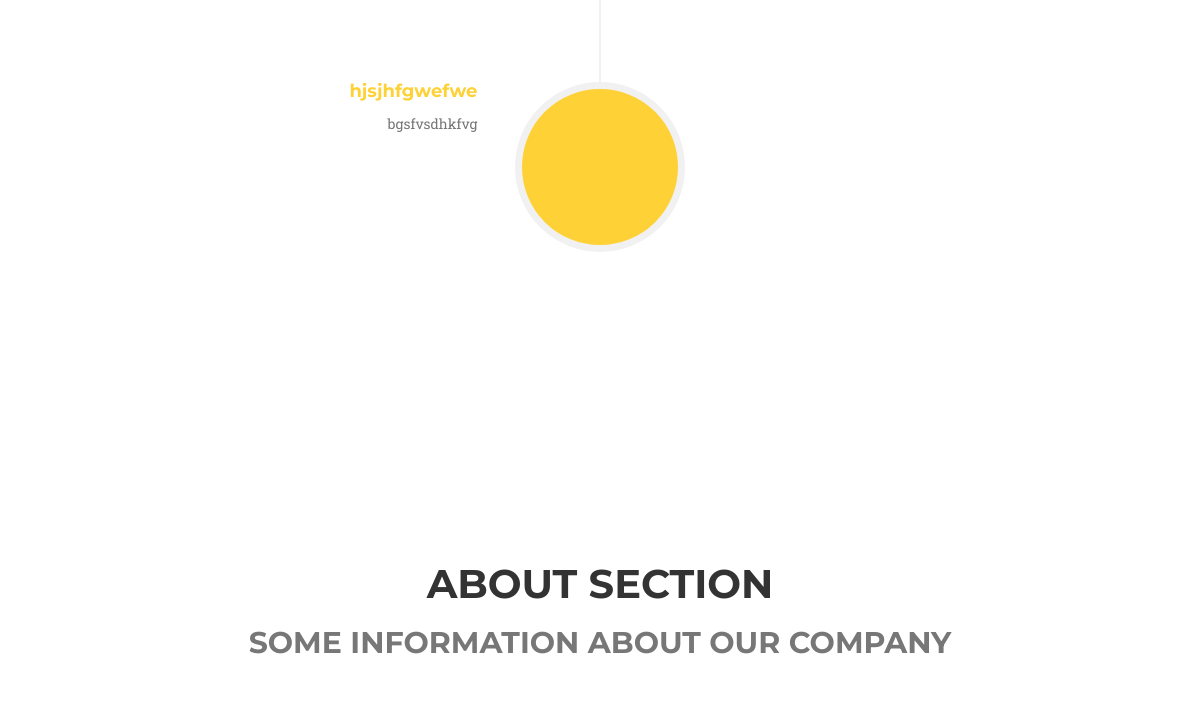
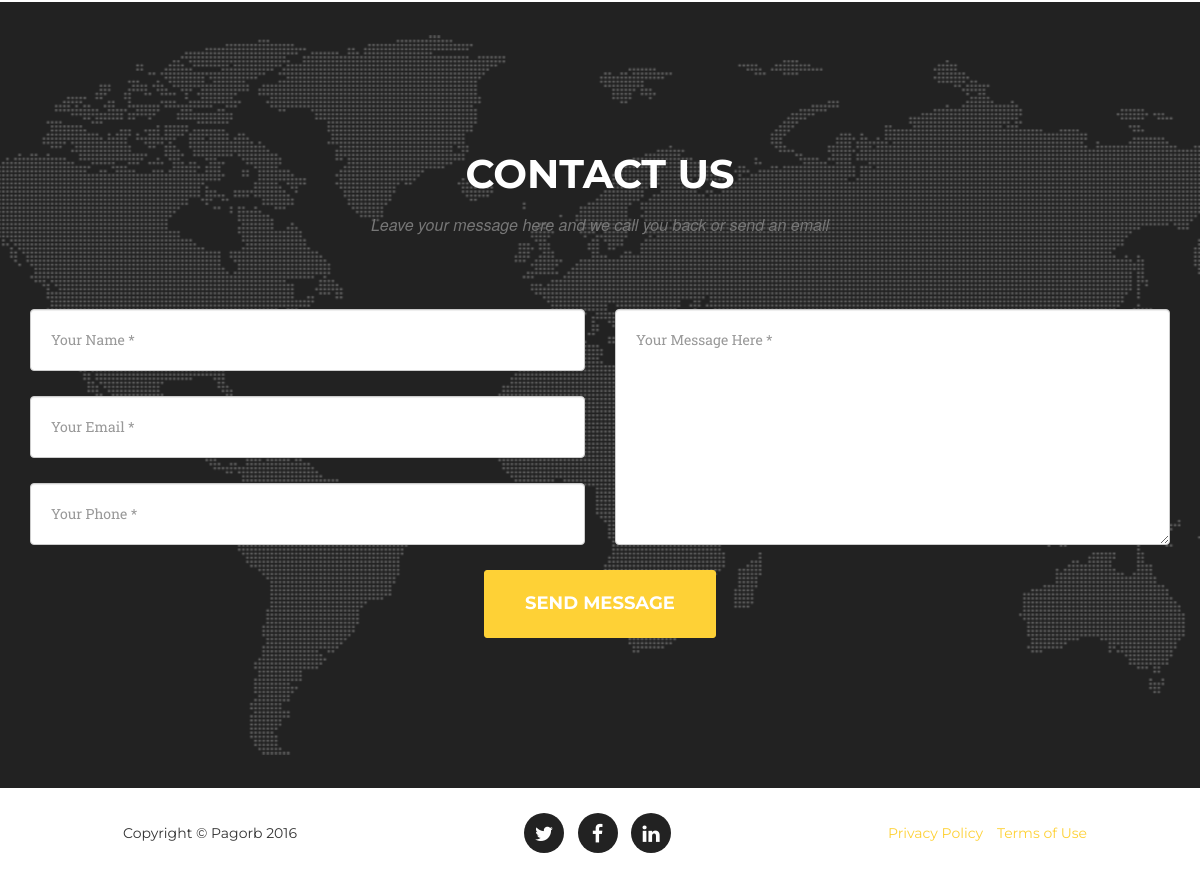
The app's page / (lower part), older data (2 pictures, top to bottom).
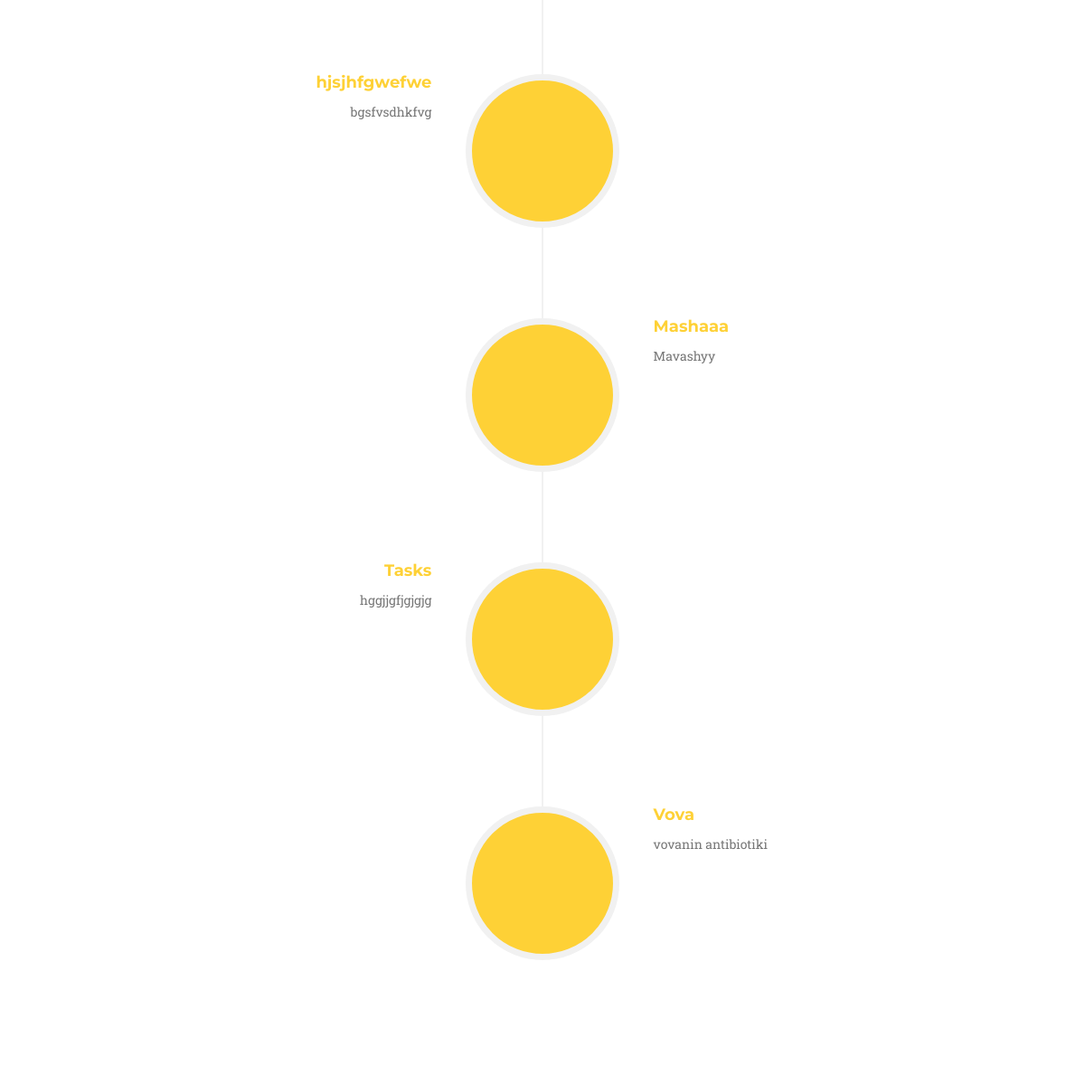
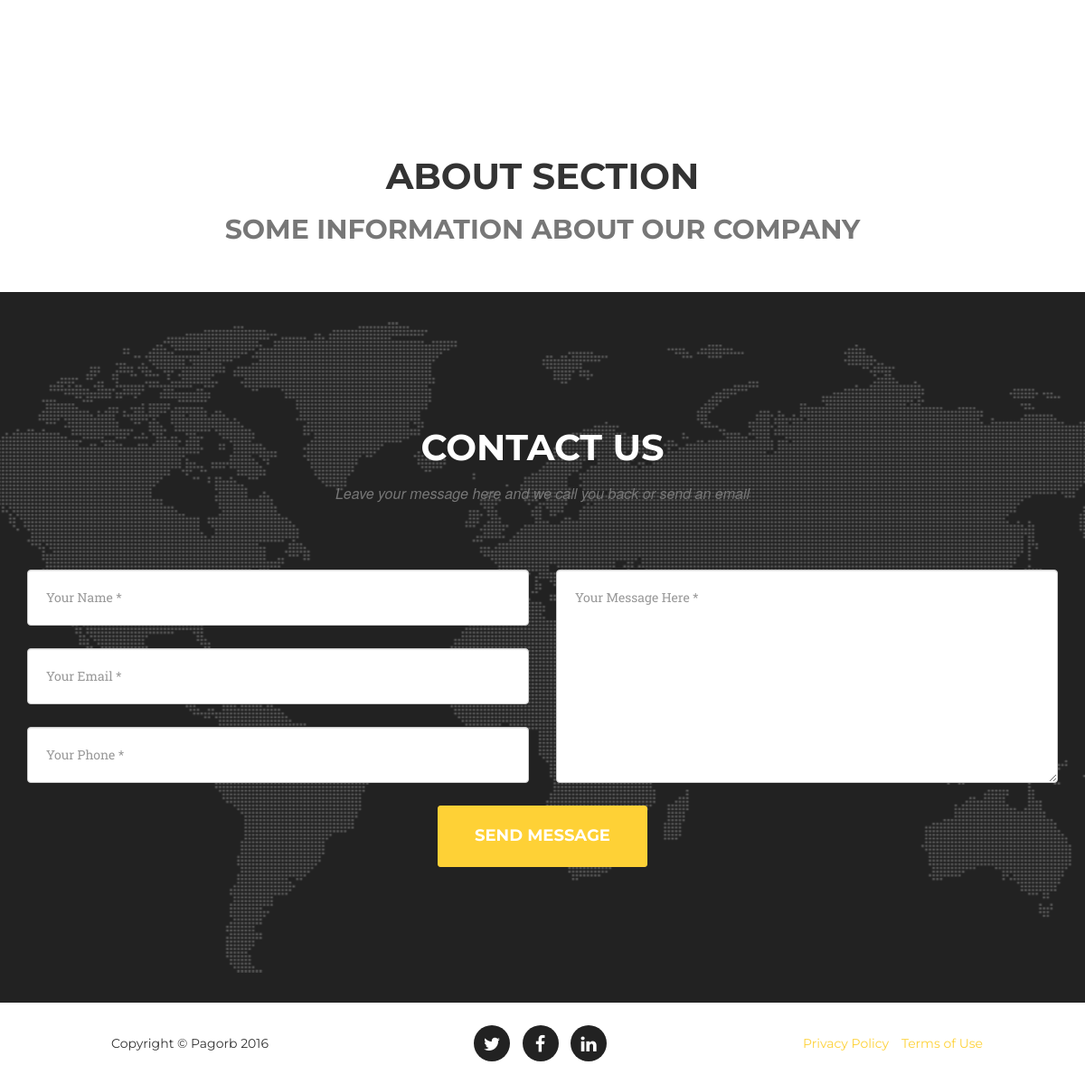
The same page, newer data (2 pictures, top to bottom).
### service/models.py (models this page shows, shortened)
class Enterprise(models.Model):
    name = models.CharField(max_length=200)
    description = models.CharField(max_length=500)

### pagorb/views.py (the view)
# urls.py: 2. Add a URL to urlpatterns:  url(r'^$', views.home, name='home')
def home(request):
    enterprise_list = Enterprise.objects.all()
    form = MessageForm(request.GET)
    if request.method == 'POST':
        form = MessageForm(request.POST)
        if form.is_valid():
            form.send()
            return redirect('home')
    context = {
        'enterprise_list': enterprise_list,
        'form': form,
               }
    return render(request, 'home.html', context)

### templates/home.html (shortened to what this page needs)
{% extends "base.html" %}
{% block service %}
    <section id="services">
         <div class="container">
            <div class="row">
                <div class="col-lg-12">
                    <ul class="timeline">
                        {% for i in enterprise_list %}
                            <li class="{% if forloop.counter|divisibleby:'2' %}timeline-inverted{% endif %}">
                            <div class="timeline-image">
                            </div>
                            <div class="timeline-panel">
                                <div class="timeline-heading">
                                    <h4 class="subheading"><a href="{% url 'enterprise' i.id %}">{{ i.name }}</a></h4>
                                </div>
                                <div class="timeline-body">
                                    <p class="text-muted">{{ i.description }}</p>
                                </div>
                            </div>
                        </li>
                        {% endfor %}
                    </ul>
                </div>
            </div>
        </div>
    </section>
{% endblock %}
{% block about %}
    <section id="about">
        <div class="col-lg-12 text-center">
            <h2 class="section-heading">About section</h2>
            <h2 class="text-muted" >Some information about our company</h2>
        </div>
    </section>
{% endblock %}
{% block contact %}
    <section id="contact">
        <div class="container">
            <div class="row">
                <div class="col-lg-12 text-center">
                    <h2 class="section-heading">Contact Us</h2>
                    <h3 class="section-subheading text-muted">Leave your message here and we call you back or send an email</h3>
                </div>
            </div>
            <div class="row">
                <div class="col-lg-12">
                    <form method="POST" >
                        <div class="row">
                            <div class="col-md-6">
                                <div class="form-group">
                                    {{ form.name}}
                                </div>
                                <div class="form-group">
                                    {{ form.mail }}
                                </div>
                                <div class="form-group">
                                    {{ form.phone }}
                                </div>
                            </div>
                            <div class="col-md-6">
                                <div class="form-group">
                                    {{ form.text }}
                                </div>
                            </div>
                            <div class="clearfix"></div>
                            <div class="col-lg-12 text-center">
                                <div class="form-actions">
                                    <button type="submit"  class="btn btn-xl" >Send Message</button>
                                </div>
                            </div>
                        </div>
                    </form>
                </div>
            </div>
        </div>
    </section>
{% endblock %}

### templates/base.html (shortened to what this page needs)
<!DOCTYPE html>
<html lang="en">
<head>
    {% load staticfiles %}
    {% include 'head_css.html' %}
</head>
<body id="page-top" class="index">
    {% block service %}
    {% endblock %}
    {% block about %}
    {% endblock %}
    {% block contact %}
    {% endblock %}
    {% include 'footer.html' %}
</body>
</html>

### templates/head_css.html (shortened to what this page needs)
     {% load staticfiles %}
    <link href="{% static 'css/bootstrap.min.css' %}" rel="stylesheet">
    <link href="{% static 'css/agency.css' %}" rel="stylesheet">
    <link href="{% static 'font-awesome/css/font-awesome.min.css' %}" rel="stylesheet" type="text/css">

### templates/footer.html
   <footer>
        <div class="container">
            <div class="row">
                <div class="col-md-4">
                    <span class="copyright">Copyright &copy; Pagorb 2016</span>
                </div>
                <div class="col-md-4">
                    <ul class="list-inline social-buttons">
                        <li><a href="#"><i class="fa fa-twitter"></i></a>
                        </li>
                        <li><a href="#"><i class="fa fa-facebook"></i></a>
                        </li>
                        <li><a href="#"><i class="fa fa-linkedin"></i></a>
                        </li>
                    </ul>
                </div>
                <div class="col-md-4">
                    <ul class="list-inline quicklinks">
                        <li><a href="#">Privacy Policy</a>
                        </li>
                        <li><a href="#">Terms of Use</a>
                        </li>
                    </ul>
                </div>
            </div>
        </div>
    </footer>

### templates/js.html (shortened to what this page needs)
 {% load staticfiles %}

Row changes from the older to the newer data that the page shows:
added Enterprise: name "Mashaaa", description "Mavashyy"
added Enterprise: name "Tasks", description "hggjjgfjgjgjg"
added Enterprise: name "Vova", description "vovanin antibiotiki"
